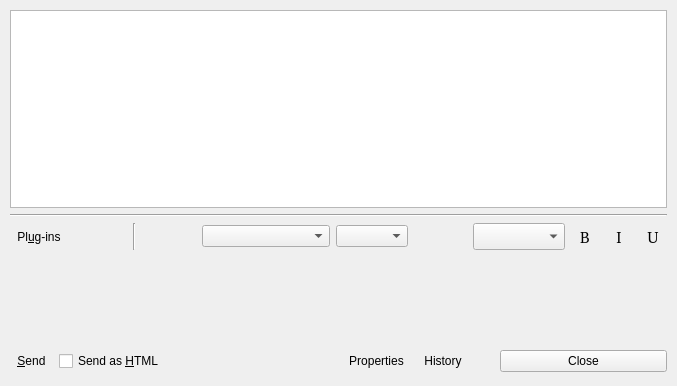
<ui version="4.0" >
 <author></author>
 <comment></comment>
 <exportmacro></exportmacro>
 <class>RzxChatUI</class>
 <widget class="QWidget" name="RzxChatUI" >
  <property name="geometry" >
   <rect>
    <x>0</x>
    <y>0</y>
    <width>677</width>
    <height>386</height>
   </rect>
  </property>
  <property name="windowTitle" >
   <string>Chat [Qt]</string>
  </property>
  <layout class="QGridLayout" >
   <property name="margin" >
    <number>10</number>
   </property>
   <property name="spacing" >
    <number>6</number>
   </property>
   <item row="3" column="0" >
    <widget class="RzxTextEdit" name="edMsg" >
     <property name="minimumSize" >
      <size>
       <width>0</width>
       <height>84</height>
      </size>
     </property>
     <property name="maximumSize" >
      <size>
       <width>32767</width>
       <height>100</height>
      </size>
     </property>
     <property name="whatsThis" >
      <string>&lt;h3>Input&lt;/h3>&lt;p>This is the place where you can type your messages.&lt;/p>&lt;p>&lt;b>Shortcuts :&lt;/b>&lt;br>&lt;b>Enter : &lt;/b>Send your message&lt;br>&lt;b>Ctrl+[UP|DOWN] : &lt;/b>Navigate through the messages you have already typed&lt;br>&lt;b>Ctrl+Enter : &lt;/b> Add a line-break&lt;/p></string>
     </property>
    </widget>
   </item>
   <item row="2" column="0" >
    <layout class="QHBoxLayout" >
     <property name="margin" >
      <number>0</number>
     </property>
     <property name="spacing" >
      <number>6</number>
     </property>
     <item>
      <widget class="QToolButton" name="btnPlugins" >
       <property name="toolTip" >
        <string>Plug-ins</string>
       </property>
       <property name="whatsThis" >
        <string>&lt;h3>Plug-ins&lt;/h3>
&lt;p>Shows a menu which helps you to use the extra-features provided by qRezix's plug-ins&lt;/p></string>
       </property>
       <property name="text" >
        <string>Pl&amp;ug-ins</string>
       </property>
       <property name="shortcut" >
        <string>Alt+U</string>
       </property>
       <property name="autoRepeat" >
        <bool>true</bool>
       </property>
       <property name="autoRaise" >
        <bool>true</bool>
       </property>
      </widget>
     </item>
     <item>
      <spacer>
       <property name="orientation" >
        <enum>Qt::Horizontal</enum>
       </property>
       <property name="sizeType" >
        <enum>QSizePolicy::Expanding</enum>
       </property>
       <property name="sizeHint" >
        <size>
         <width>20</width>
         <height>21</height>
        </size>
       </property>
      </spacer>
     </item>
     <item>
      <widget class="Line" name="line2_2" >
       <property name="frameShape" >
        <enum>QFrame::VLine</enum>
       </property>
       <property name="frameShadow" >
        <enum>QFrame::Sunken</enum>
       </property>
       <property name="orientation" >
        <enum>Qt::Vertical</enum>
       </property>
      </widget>
     </item>
     <item>
      <spacer>
       <property name="orientation" >
        <enum>Qt::Horizontal</enum>
       </property>
       <property name="sizeType" >
        <enum>QSizePolicy::Expanding</enum>
       </property>
       <property name="sizeHint" >
        <size>
         <width>19</width>
         <height>21</height>
        </size>
       </property>
      </spacer>
     </item>
     <item>
      <widget class="QComboBox" name="cbFontSelect" >
       <property name="sizePolicy" >
        <sizepolicy>
         <hsizetype>3</hsizetype>
         <vsizetype>0</vsizetype>
         <horstretch>0</horstretch>
         <verstretch>0</verstretch>
        </sizepolicy>
       </property>
       <property name="minimumSize" >
        <size>
         <width>128</width>
         <height>0</height>
        </size>
       </property>
       <property name="whatsThis" >
        <string>&lt;h3>Font&lt;/h3>&lt;p>When you decided to send your messages as HTML, you can choose here the font to use&lt;/p></string>
       </property>
      </widget>
     </item>
     <item>
      <widget class="QComboBox" name="cbColorSelect" >
       <property name="sizePolicy" >
        <sizepolicy>
         <hsizetype>1</hsizetype>
         <vsizetype>0</vsizetype>
         <horstretch>0</horstretch>
         <verstretch>0</verstretch>
        </sizepolicy>
       </property>
       <property name="whatsThis" >
        <string>&lt;h3>Color&lt;/h3>&lt;p>When you decided to send your messages as HTML, you can choose here the color to use&lt;/p></string>
       </property>
      </widget>
     </item>
     <item>
      <spacer>
       <property name="orientation" >
        <enum>Qt::Horizontal</enum>
       </property>
       <property name="sizeType" >
        <enum>QSizePolicy::Expanding</enum>
       </property>
       <property name="sizeHint" >
        <size>
         <width>27</width>
         <height>20</height>
        </size>
       </property>
      </spacer>
     </item>
     <item>
      <widget class="QComboBox" name="cbSize" >
       <property name="sizePolicy" >
        <sizepolicy>
         <hsizetype>0</hsizetype>
         <vsizetype>0</vsizetype>
         <horstretch>0</horstretch>
         <verstretch>0</verstretch>
        </sizepolicy>
       </property>
       <property name="minimumSize" >
        <size>
         <width>92</width>
         <height>0</height>
        </size>
       </property>
       <property name="maximumSize" >
        <size>
         <width>92</width>
         <height>32767</height>
        </size>
       </property>
       <property name="whatsThis" >
        <string>&lt;h3>Size&lt;/h3>&lt;p>When you decided to send your messages as HTML, you can choose here the size of the text &lt;/p></string>
       </property>
      </widget>
     </item>
     <item>
      <widget class="QToolButton" name="btnBold" >
       <property name="minimumSize" >
        <size>
         <width>28</width>
         <height>0</height>
        </size>
       </property>
       <property name="font" >
        <font>
         <family></family>
         <pointsize>12</pointsize>
         <weight>50</weight>
         <italic>false</italic>
         <bold>false</bold>
         <underline>false</underline>
         <strikeout>false</strikeout>
        </font>
       </property>
       <property name="whatsThis" >
        <string>&lt;h3>Bold&lt;/h3>&lt;p>When you decided to send your messages as HTML, this button can enable/disable the bold style for the text&lt;/p></string>
       </property>
       <property name="text" >
        <string>B</string>
       </property>
       <property name="shortcut" >
        <string>Ctrl+B</string>
       </property>
       <property name="checkable" >
        <bool>true</bool>
       </property>
       <property name="autoRaise" >
        <bool>true</bool>
       </property>
      </widget>
     </item>
     <item>
      <widget class="QToolButton" name="btnItalic" >
       <property name="minimumSize" >
        <size>
         <width>28</width>
         <height>0</height>
        </size>
       </property>
       <property name="font" >
        <font>
         <family></family>
         <pointsize>12</pointsize>
         <weight>50</weight>
         <italic>false</italic>
         <bold>false</bold>
         <underline>false</underline>
         <strikeout>false</strikeout>
        </font>
       </property>
       <property name="whatsThis" >
        <string>&lt;h3>Italic&lt;/h3>&lt;p>When you decided to send your messages as HTML, this button can enable/disable the italic style for the text&lt;/p></string>
       </property>
       <property name="text" >
        <string>I</string>
       </property>
       <property name="shortcut" >
        <string>Ctrl+I</string>
       </property>
       <property name="checkable" >
        <bool>true</bool>
       </property>
       <property name="autoRaise" >
        <bool>true</bool>
       </property>
      </widget>
     </item>
     <item>
      <widget class="QToolButton" name="btnUnderline" >
       <property name="minimumSize" >
        <size>
         <width>28</width>
         <height>0</height>
        </size>
       </property>
       <property name="font" >
        <font>
         <family></family>
         <pointsize>12</pointsize>
         <weight>50</weight>
         <italic>false</italic>
         <bold>false</bold>
         <underline>false</underline>
         <strikeout>false</strikeout>
        </font>
       </property>
       <property name="whatsThis" >
        <string>&lt;h3>Underlined&lt;/h3>&lt;p>When you decided to send your messages as HTML, this button can enable/disable the underlined style for the text&lt;/p></string>
       </property>
       <property name="text" >
        <string>U</string>
       </property>
       <property name="shortcut" >
        <string>Ctrl+U</string>
       </property>
       <property name="checkable" >
        <bool>true</bool>
       </property>
       <property name="autoRaise" >
        <bool>true</bool>
       </property>
      </widget>
     </item>
    </layout>
   </item>
   <item row="1" column="0" >
    <widget class="Line" name="line2" >
     <property name="sizePolicy" >
      <sizepolicy>
       <hsizetype>7</hsizetype>
       <vsizetype>0</vsizetype>
       <horstretch>0</horstretch>
       <verstretch>0</verstretch>
      </sizepolicy>
     </property>
     <property name="frameShape" >
      <enum>QFrame::HLine</enum>
     </property>
     <property name="frameShadow" >
      <enum>QFrame::Sunken</enum>
     </property>
     <property name="orientation" >
      <enum>Qt::Horizontal</enum>
     </property>
    </widget>
   </item>
   <item row="4" column="0" >
    <layout class="QHBoxLayout" >
     <property name="margin" >
      <number>0</number>
     </property>
     <property name="spacing" >
      <number>6</number>
     </property>
     <item>
      <widget class="QToolButton" name="btnSend" >
       <property name="toolTip" >
        <string>Send</string>
       </property>
       <property name="whatsThis" >
        <string>&lt;h3>Send&lt;/h3>&lt;p>Send the message you have typed...&lt;br>It's a lot easier to use &lt;b>Enter&lt;/b>&lt;/p></string>
       </property>
       <property name="text" >
        <string>&amp;Send</string>
       </property>
       <property name="shortcut" >
        <string>Alt+S</string>
       </property>
       <property name="autoRaise" >
        <bool>true</bool>
       </property>
      </widget>
     </item>
     <item>
      <widget class="QCheckBox" name="cbSendHTML" >
       <property name="whatsThis" >
        <string>&lt;h3>Send as HTML&lt;/h3>&lt;p>When this case is checked, you can format your text&lt;/p>&lt;p>&lt;b>Warning : &lt;/b>some clients don't support HTML...&lt;/p></string>
       </property>
       <property name="text" >
        <string>Send as &amp;HTML</string>
       </property>
       <property name="shortcut" >
        <string>Alt+H</string>
       </property>
      </widget>
     </item>
     <item>
      <spacer>
       <property name="orientation" >
        <enum>Qt::Horizontal</enum>
       </property>
       <property name="sizeType" >
        <enum>QSizePolicy::Minimum</enum>
       </property>
       <property name="sizeHint" >
        <size>
         <width>45</width>
         <height>30</height>
        </size>
       </property>
      </spacer>
     </item>
     <item>
      <widget class="QToolButton" name="btnSound" >
       <property name="whatsThis" >
        <string>&lt;h3>Sound&lt;/h3>&lt;p>Enables/disables the sound which is played when a new message arrives&lt;/p></string>
       </property>
       <property name="text" >
        <string/>
       </property>
       <property name="shortcut" >
        <string>Ctrl+S</string>
       </property>
       <property name="checkable" >
        <bool>true</bool>
       </property>
       <property name="autoRaise" >
        <bool>true</bool>
       </property>
      </widget>
     </item>
     <item>
      <spacer>
       <property name="orientation" >
        <enum>Qt::Horizontal</enum>
       </property>
       <property name="sizeType" >
        <enum>QSizePolicy::Minimum</enum>
       </property>
       <property name="sizeHint" >
        <size>
         <width>35</width>
         <height>30</height>
        </size>
       </property>
      </spacer>
     </item>
     <item>
      <widget class="QToolButton" name="btnProperties" >
       <property name="whatsThis" >
        <string>&lt;h3>Properties&lt;/h3>&lt;p>Ask for the properties of the person you are talking to.&lt;/p></string>
       </property>
       <property name="text" >
        <string>Properties</string>
       </property>
       <property name="checkable" >
        <bool>true</bool>
       </property>
       <property name="autoRaise" >
        <bool>true</bool>
       </property>
      </widget>
     </item>
     <item>
      <widget class="QToolButton" name="btnHistorique" >
       <property name="whatsThis" >
        <string>&lt;h3>History&lt;/h3>&lt;p>If you want to read all your old chats with this person&lt;/p></string>
       </property>
       <property name="text" >
        <string>History</string>
       </property>
       <property name="checkable" >
        <bool>true</bool>
       </property>
       <property name="autoRaise" >
        <bool>true</bool>
       </property>
      </widget>
     </item>
     <item>
      <spacer>
       <property name="orientation" >
        <enum>Qt::Horizontal</enum>
       </property>
       <property name="sizeType" >
        <enum>QSizePolicy::Minimum</enum>
       </property>
       <property name="sizeHint" >
        <size>
         <width>25</width>
         <height>20</height>
        </size>
       </property>
      </spacer>
     </item>
     <item>
      <widget class="QPushButton" name="btnClose" >
       <property name="whatsThis" >
        <string>&lt;h3>Close&lt;/h3>&lt;p>Ends the chat et close the window&lt;/p></string>
       </property>
       <property name="text" >
        <string>Close</string>
       </property>
      </widget>
     </item>
    </layout>
   </item>
   <item row="0" column="0" >
    <widget class="QTextEdit" name="txtHistory" />
   </item>
  </layout>
 </widget>
 <layoutdefault spacing="6" margin="11" />
 <pixmapfunction></pixmapfunction>
 <customwidgets>
  <customwidget>
   <class>RzxTextEdit</class>
   <extends></extends>
   <header>rzxchat.h</header>
   <container>0</container>
   <pixmap></pixmap>
  </customwidget>
 </customwidgets>
 <tabstops>
  <tabstop>btnClose</tabstop>
 </tabstops>
 <resources/>
 <connections/>
</ui>
